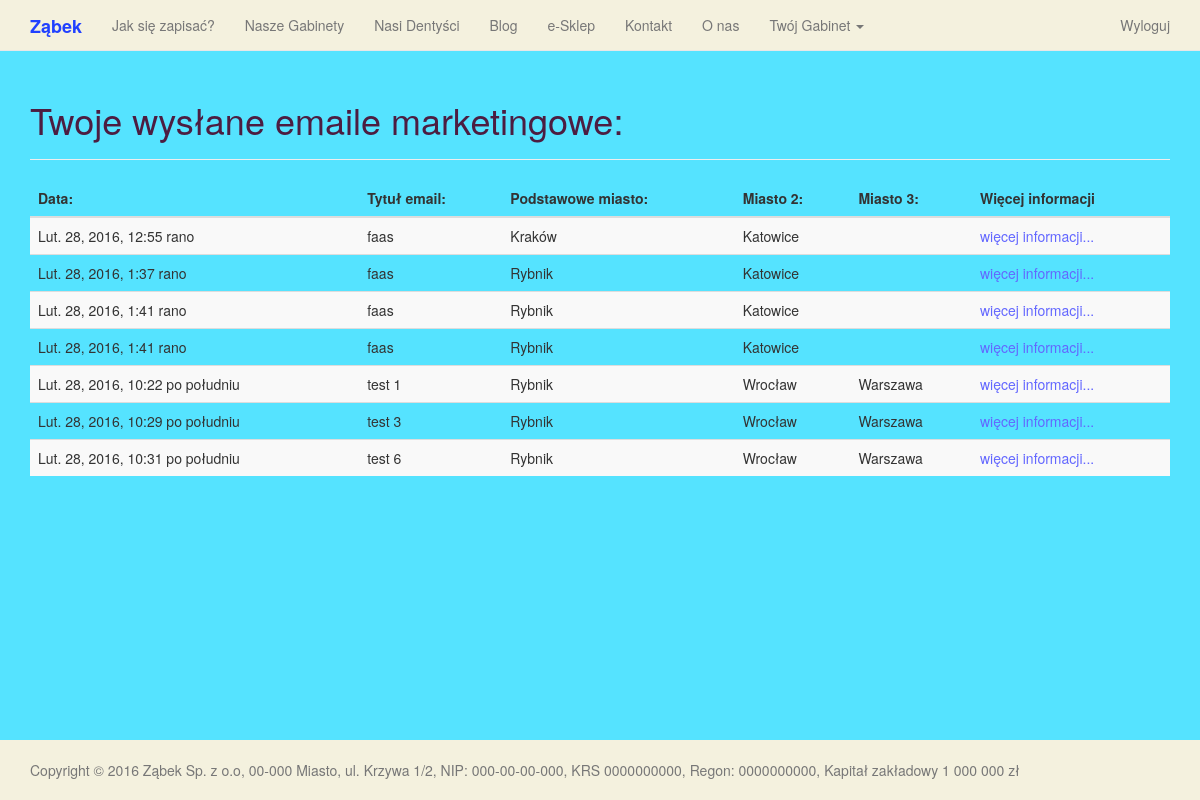
The app's page /email_marketing/emails_list/ (signed in) with its own data.
### email_marketing/models.py (models this page shows, shortened)
class MarketingEmail(models.Model):
    SEX = [
        ("F", "kobieta"),
        ("M", "mężczyzna"),
    ]
    email_title = models.CharField(max_length=50, null=True, blank=True)
    email_date = models.DateTimeField(auto_now_add=True)
    user = models.ForeignKey(User)
    email_city = models.CharField(max_length=100, blank=False, null=False)
    email_city_alt1 = models.CharField(max_length=100, blank=True, null=True)
    email_city_alt2 = models.CharField(max_length=100, blank=True, null=True)
    email_patients_sex = models.CharField(choices=SEX, null=True, blank=True, max_length=2)
    email_text = models.TextField(null=True, blank=True)
    def get_absolute_url(self):
        return "/email_marketing/emails_detail/{}/".format(self.pk)

### email_marketing/views.py (the view)
class MarketingEmailList(generic.ListView):
    queryset = models.MarketingEmail.objects.all()
    template_name = "email_marketing/emails_list.html"
    paginate_by = 12
    def get_queryset(self):
        queryset = super(MarketingEmailList, self).get_queryset().filter(user=self.request.user).order_by('email_date')
        return queryset
    @method_decorator(login_required)
    @method_decorator(user_passes_test(lambda u: u.groups.filter(name='Offices').count() == 1, login_url='/forbidden'))
    def dispatch(self, *args, **kwargs):
        return super(MarketingEmailList, self).dispatch(*args, **kwargs)

### email_marketing/templates/email_marketing/emails_list.html (shortened to what this page needs)
{% extends "base.html" %}
    {% load django_markdown %}
    {% load  static %}
    {% block header %}
    <h1>Twoje wysłane emaile marketingowe:</h1>
    {% endblock %}
    {% block content %}
        {% if object_list %}
            <table class="table table-striped">
            <thead>
                <tr>
                    <th>Data:</th>
                    <th>Tytuł email:</th>
                    <th>Podstawowe miasto:</th>
                    <th>Miasto 2:</th>
                    <th>Miasto 3:</th>
                    <th>Więcej informacji</th>
                </tr>
            </thead>
            <tbody>
            {% for email in object_list %}
            <tr>
                <td>
                    {{ email.email_date }}
                </td>
                <td>
                    {{ email.email_title }}
                </td>
                <td>
                    {{ email.email_city }}
                </td>
                <td>
                    {{ email.email_city_alt1 }}
                </td>
                <td>
                    {{ email.email_city_alt2 }}
                </td>
                <td>
                    <a id="more_info" href="{{ email.get_absolute_url }}">więcej informacji...</a>
                </td>
            </div>
            </tr>
            {% endfor %}
        {% else %}
            <p>Nie znaleziono wysłanych emaili marketingowych!</p>
        {% endif %}
    {% endblock %}

### main_page/static/css/main.css (style rules this page uses)
body { background-color: #55E3FF; }
html { position: relative; min-height: 100%; }
body { margin-bottom: 60px; }
#more_info, a { color: #6367FF; }

### records on screen
MarketingEmail: email_date "Lut. 28, 2016, 12:55 rano", email_title "faas", email_city "Kraków", email_city_alt1 "Katowice"
MarketingEmail: email_date "Lut. 28, 2016, 1:37 rano", email_title "faas", email_city "Rybnik", email_city_alt1 "Katowice"
MarketingEmail: email_date "Lut. 28, 2016, 1:41 rano", email_title "faas", email_city "Rybnik", email_city_alt1 "Katowice"
MarketingEmail: email_date "Lut. 28, 2016, 1:41 rano", email_title "faas", email_city "Rybnik", email_city_alt1 "Katowice"
MarketingEmail: email_date "Lut. 28, 2016, 10:22 po południu", email_title "test 1", email_city "Rybnik", email_city_alt1 "Wrocław", email_city_alt2 "Warszawa"
MarketingEmail: email_date "Lut. 28, 2016, 10:29 po południu", email_title "test 3", email_city "Rybnik", email_city_alt1 "Wrocław", email_city_alt2 "Warszawa"
MarketingEmail: email_date "Lut. 28, 2016, 10:31 po południu", email_title "test 6", email_city "Rybnik", email_city_alt1 "Wrocław", email_city_alt2 "Warszawa"
